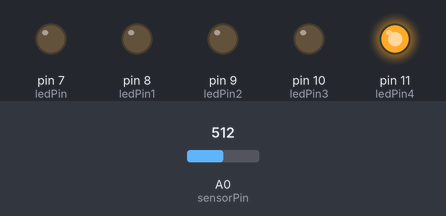
Bench run of a sketch on a simulated Arduino Uno, built with avr-gcc and run on an emulated ATmega328P. On the bench: output pins drawn as LEDs (lit = HIGH). The inputs (shaded band) are chosen by the test bench; at power-on: A0 (sensorPin) = 512. What the sketch prints to the serial monitor is not drawn.

Above: at 1.2 s.
1.3 s: A0 (sensorPin) set to 558
At 2.5 s:
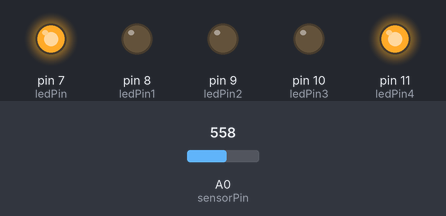
2.8 s: A0 (sensorPin) set to 511
At 4.0 s:
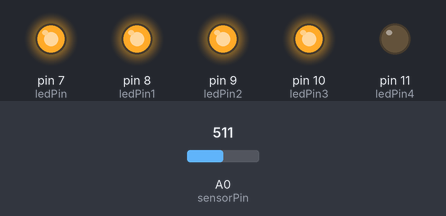
4.3 s: A0 (sensorPin) set to 489
5.8 s: A0 (sensorPin) set to 471
At 6.2 s:
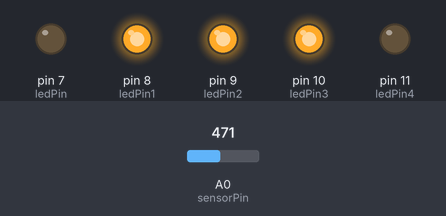
7.3 s: A0 (sensorPin) set to 306
At 8.4 s:
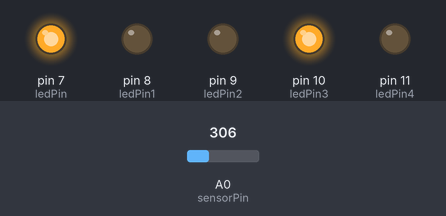
8.8 s: A0 (sensorPin) set to 280
At 9.6 s:
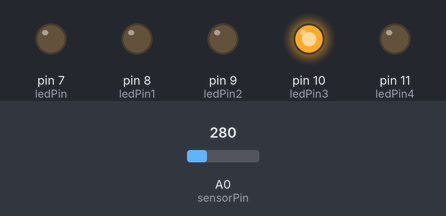
Timing chart, 0 to 11.3 s (numbered marks = the images above; inputs shaded):
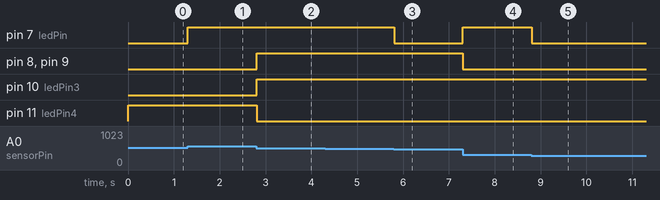

Measured:
- the behaviour switches between 543 and 544 on A0 (sensorPin) (found by bisection; images 0 and 1)
- the behaviour switches between 480 and 479 on A0 (sensorPin) (found by bisection; images 2 and 3)
- the behaviour switches between 288 and 287 on A0 (sensorPin) (found by bisection; images 4 and 5)
- after the input at 1.3 s, pin 7 (ledPin): LOW → HIGH at once
- after the input at 2.8 s, pin 8 (ledPin1), pin 9 (ledPin2), pin 10 (ledPin3): LOW → HIGH at once; pin 11 (ledPin4): HIGH → LOW at once
- after the input at 5.8 s, pin 7 (ledPin): HIGH → LOW at once
- after the input at 7.3 s, pin 7 (ledPin): LOW → HIGH at once; pin 8 (ledPin1), pin 9 (ledPin2): HIGH → LOW at once
- after the input at 8.8 s, pin 7 (ledPin): HIGH → LOW at once

The sketch:

hw4_3.ino
```cpp
int sensorPin = A0;
int sensorVal = 0;
int numPins = 5;
const int ledPin = 7;
const int ledPin1 = 8;
const int ledPin2 = 9;
const int ledPin3 = 10; // choose the pin for the LED
const int ledPin4 = 11;
int a,b,c,d,e;
int ledPins[] = {7, 8, 9, 10, 11};

void setup() {
    Serial.begin(9600);
    pinMode(7, OUTPUT);
    pinMode(8, OUTPUT);
    pinMode(9, OUTPUT);
    pinMode(10, OUTPUT);
    pinMode(11, OUTPUT);
}
void loop() {
   sensorVal = analogRead(sensorPin);
   sensorVal /= 32;
   Serial.println(sensorVal);
   int i = 0;
   int a=sensorVal%2;
   int b=sensorVal/2 %2;
   int c=sensorVal/4 %2;
   int d=sensorVal/8 %2;
   int e=sensorVal/16 %2;
   digitalWrite(ledPin4,e);
   digitalWrite(ledPin3,d);
   digitalWrite(ledPin2,c);
   digitalWrite(ledPin1,b);
   digitalWrite(ledPin,a);

}
```
